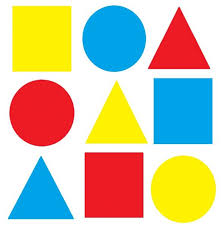
#> input picture 04_06_PracticaLab/img2.jpg, 221 x 228 px, found by its file name
$ jupyter execute --allow-errors 23_04_Practica.ipynb
#> lines starting #> are read from the running program, lines starting #| are printed output that depends on the picture; after the words box and inside, x2 and y2 are one past the last pixel; in counts of white or black regions, pixels touching at a corner belong together
#> further down, imagen is the input picture: shape (228, 221, 3); mean B, G, R 163.1, 192.7, 203.3
[cell 1]
import cv2
import numpy as np
import matplotlib.pyplot as plt

image = cv2.imread('pato.jpg', cv2.IMREAD_GRAYSCALE)
#> (the rest of this cell did not finish here and is left out)

[cell 2]
import cv2
import numpy as np
import matplotlib.pyplot as plt

imagen = cv2.imread('pato.jpg')
#> (the rest of this cell did not finish here and is left out)

[cell 3]
import matplotlib.pyplot as plt
import numpy as np
import cv2

image_path = "colores.jpg"
#> (the rest of this cell did not finish here and is left out)

[cell 4]
import cv2
import numpy as np
import matplotlib.pyplot as plt

def contar_componentes(imagen):
    gray = cv2.cvtColor(imagen, cv2.COLOR_BGR2GRAY)
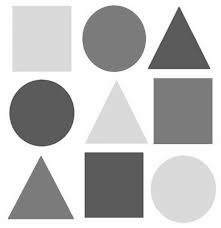
#> gray: shape (228, 221); min 59, max 255, mean 192.6
    _, binarizada = cv2.threshold(gray, 127, 255, cv2.THRESH_BINARY)
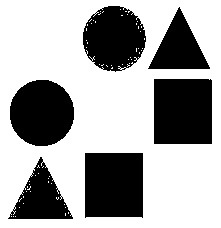
#> binarizada: shape (228, 221); 64.6% white; 6 black regions, box (x1, y1, x2, y2) and area: (154, 79, 212, 144) 3768, (85, 153, 143, 218) 3714, (10, 80, 74, 146) 3360, (83, 6, 146, 72) 3093, (8, 157, 73, 219) 1974, (148, 7, 210, 69) 1953
    cant, region = cv2.connectedComponents(binarizada)
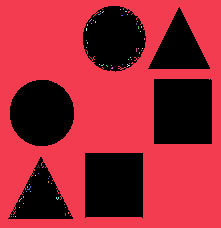
#> region: shape (228, 221) int32; 66 distinct labels, from 0 to 65; one colour per label, 0 black
#> cant = 66
    colores = np.zeros((cant, 3), dtype=np.uint8)
    colores[0] = [0, 0, 0]
    colores[1:] = np.random.randint(0, 255, size=(cant - 1, 3), dtype=np.uint8)  # Colores aleatorios para los objetos

    imagen_coloreada = np.zeros((*region.shape, 3), dtype=np.uint8)
    for i in range(cant):
        imagen_coloreada[region == i] = colores[i]
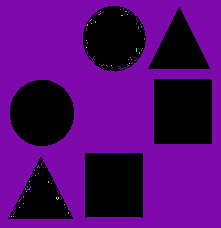
#> imagen_coloreada: shape (228, 221, 3); mean of channels 0, 1, 2 111, 6.7, 82; drawn as B, G, R

    return imagen_coloreada, cant - 1
imagen = cv2.imread("img2.jpg")
imagen_coloreada, cantidad_objetos = contar_componentes(imagen)
#> cantidad_objetos = 65

plt.imshow(cv2.cvtColor(imagen_coloreada, cv2.COLOR_BGR2RGB))
plt.title(f'Cantidad de objetos conectados: {cantidad_objetos}')
plt.axis('off')
plt.show()

$ run again, with 04_06_PracticaLab/fig.jpg copied over 04_06_PracticaLab/img2.jpg
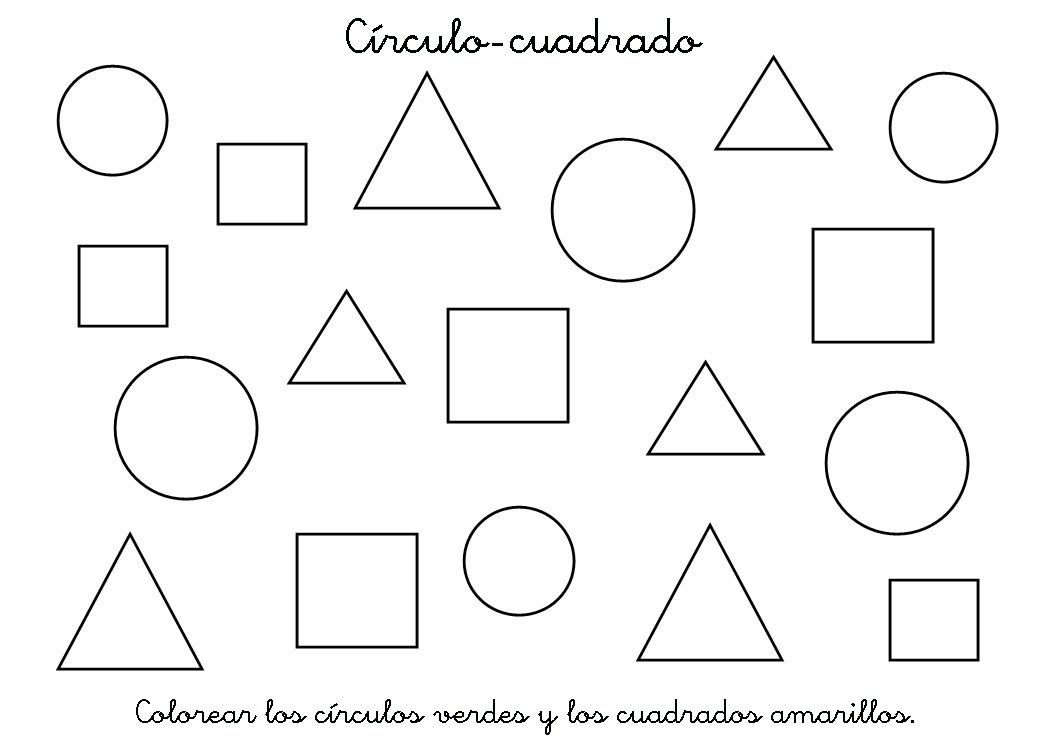
#> input picture 04_06_PracticaLab/fig.jpg, 1050 x 740 px, found by its file name
#> imagen is the input picture: shape (740, 1050, 3); mean B, G, R 246.1, 246.2, 246.1
#> binarizada: shape (740, 1050); 96.7% white; black in thin lines or dots, all inside (x1, y1, x2, y2) = (56, 18, 998, 735)
#> in contar_componentes, `cant, region = cv2.connectedComponents(binarizada)`:
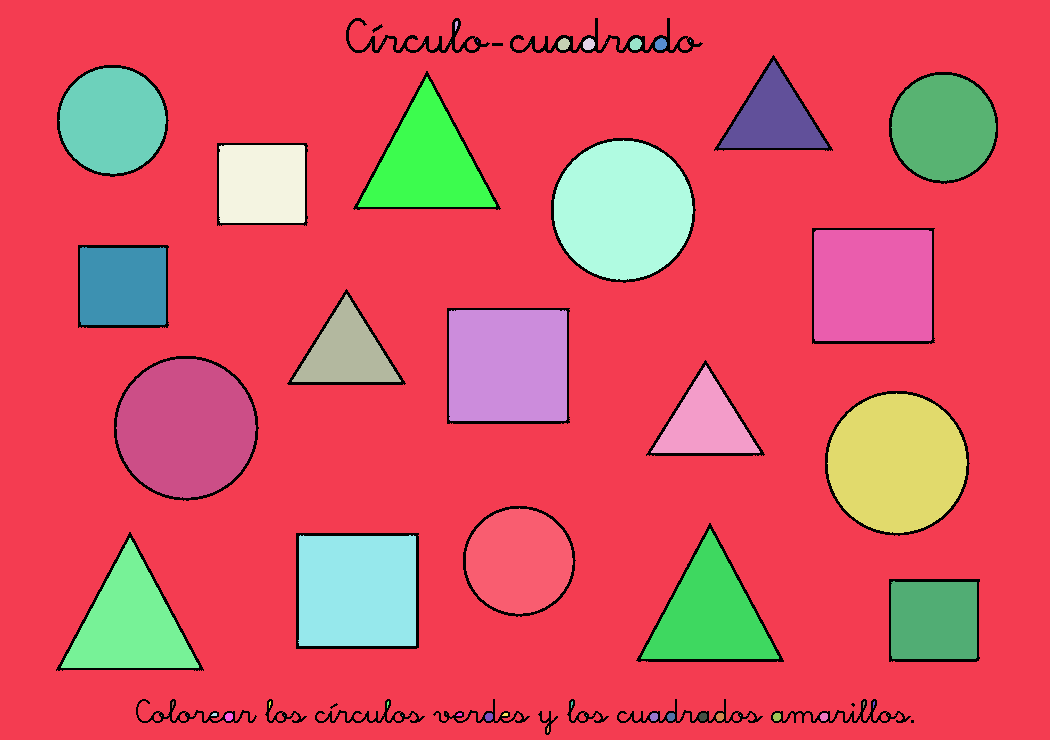
#> region: shape (740, 1050) int32; 58 distinct labels, from 0 to 57; one colour per label, 0 black
#> cant = 58
#> after the loop in contar_componentes, `for i in range(cant):`:
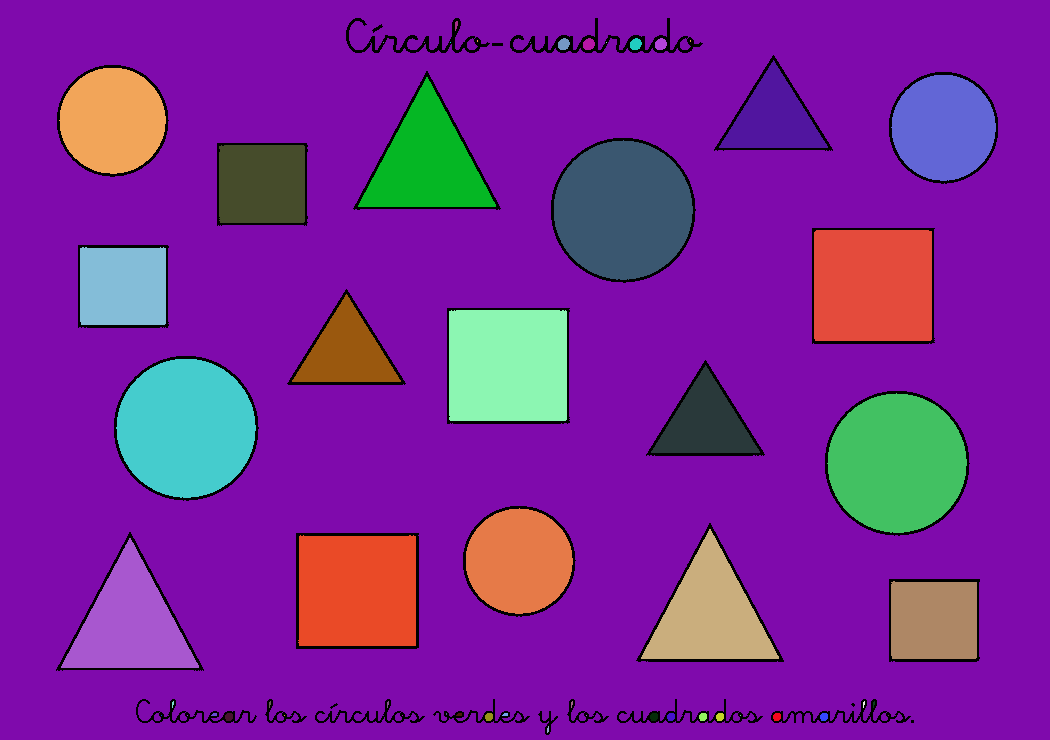
#> imagen_coloreada: shape (740, 1050, 3); mean of channels 0, 1, 2 153.9, 37.8, 124.3; drawn as B, G, R
#> cantidad_objetos = 57

$ run again, with 04_06_PracticaLab/red.jpg copied over 04_06_PracticaLab/img2.jpg
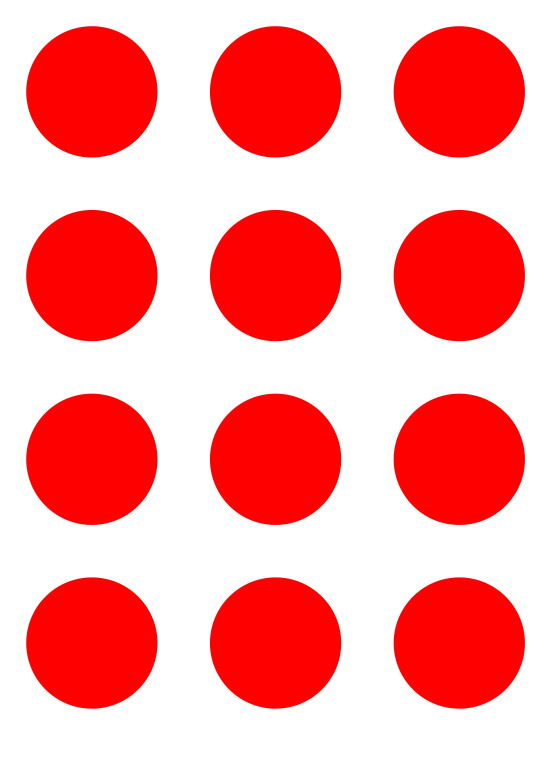
#> input picture 04_06_PracticaLab/red.jpg, 1654 x 2339 px, found by its file name (shown at 1/3 size)
#> imagen is the input picture: shape (2339, 1654, 3); mean B, G, R 158.7, 158.7, 254.2
#> in contar_componentes, `_, binarizada = cv2.threshold(gray, 127, 255, cv2.THRESH_BINARY)`:
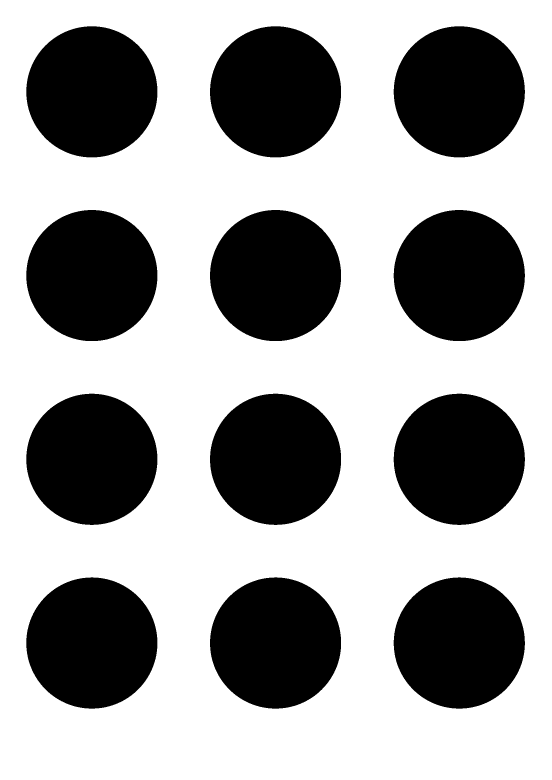
#> binarizada: shape (2339, 1654) (shown at 1/3 size); 62.3% white; 12 black regions, largest, box (x1, y1, x2, y2) and area: (1181, 1181, 1575, 1575) 121545, (1181, 1732, 1575, 2126) 121541, (79, 1732, 472, 2126) 121537
#> cant = 2
#> after the loop in contar_componentes, `for i in range(cant):`:
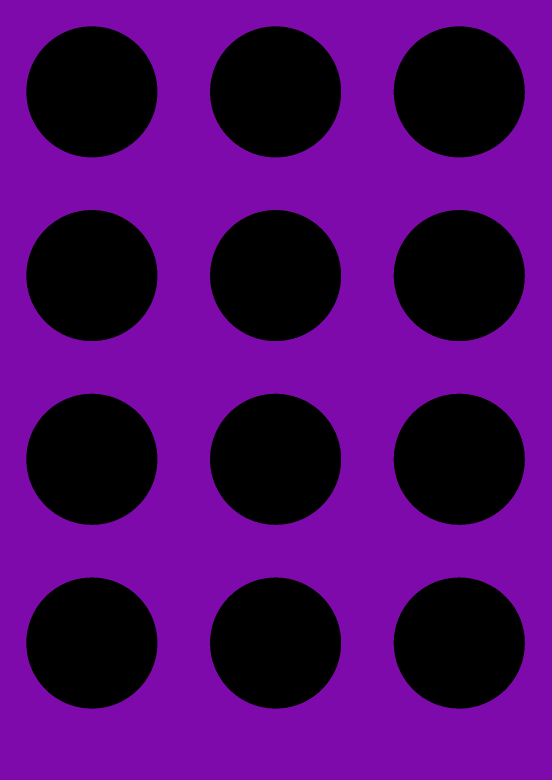
#> imagen_coloreada: shape (2339, 1654, 3) (shown at 1/3 size); mean of channels 0, 1, 2 107.2, 6.2, 79.1; drawn as B, G, R
#> cantidad_objetos = 1

$ run again, with 04_06_PracticaLab/IMG.png saved as 04_06_PracticaLab/img2.jpg
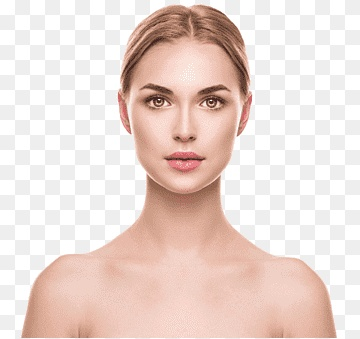
#> input picture 04_06_PracticaLab/IMG.png, 360 x 339 px, found by its file name
#> imagen is the input picture: shape (339, 360, 3); mean B, G, R 211.6, 218, 235.4
#> binarizada: shape (339, 360); 96.5% white; 75 black regions (68 under 20 px), largest, box (x1, y1, x2, y2) and area: (130, 7, 249, 96) 1803, (122, 24, 188, 94) 900, (148, 178, 219, 204) 473
#> in contar_componentes, `cant, region = cv2.connectedComponents(binarizada)`:
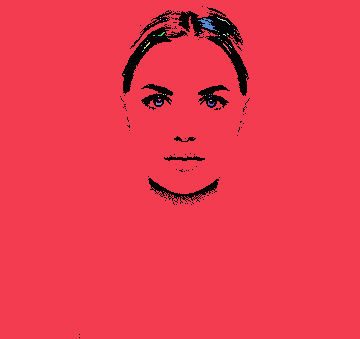
#> region: shape (339, 360) int32; 47 distinct labels, from 0 to 46; one colour per label, 0 black
#> cant = 47
#> after the loop in contar_componentes, `for i in range(cant):`:
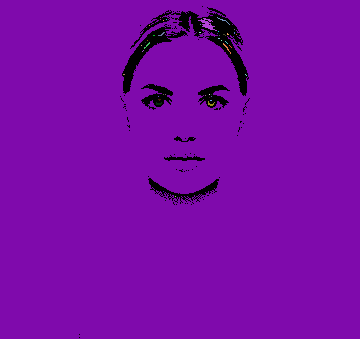
#> imagen_coloreada: shape (339, 360, 3); mean of channels 0, 1, 2 166, 9.8, 122.6; drawn as B, G, R
#> cantidad_objetos = 46
